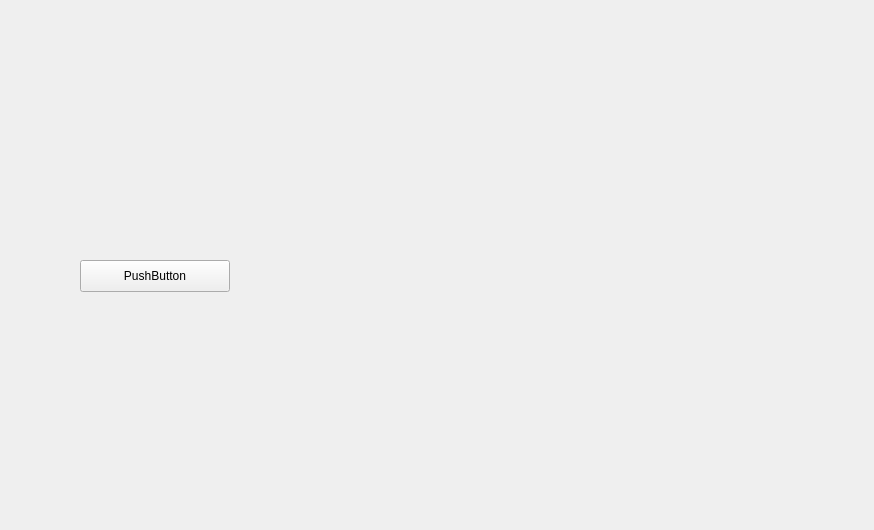
<?xml version="1.0" encoding="UTF-8"?>
<ui version="4.0">
 <class>MainWindow</class>
 <widget class="QMainWindow" name="MainWindow">
  <property name="geometry">
   <rect>
    <x>0</x>
    <y>0</y>
    <width>874</width>
    <height>530</height>
   </rect>
  </property>
  <property name="minimumSize">
   <size>
    <width>874</width>
    <height>530</height>
   </size>
  </property>
  <property name="maximumSize">
   <size>
    <width>874</width>
    <height>530</height>
   </size>
  </property>
  <property name="windowTitle">
   <string>Weapon Detection</string>
  </property>
  <widget class="QWidget" name="centralwidget">
   <widget class="QLabel" name="label_detection">
    <property name="geometry">
     <rect>
      <x>20</x>
      <y>0</y>
      <width>854</width>
      <height>480</height>
     </rect>
    </property>
    <property name="text">
     <string/>
    </property>
   </widget>
   <widget class="QPushButton" name="stop_detection_button">
    <property name="geometry">
     <rect>
      <x>80</x>
      <y>260</y>
      <width>150</width>
      <height>32</height>
     </rect>
    </property>
    <property name="text">
     <string>PushButton</string>
    </property>
   </widget>
  </widget>
 </widget>
 <resources/>
 <connections/>
</ui>
